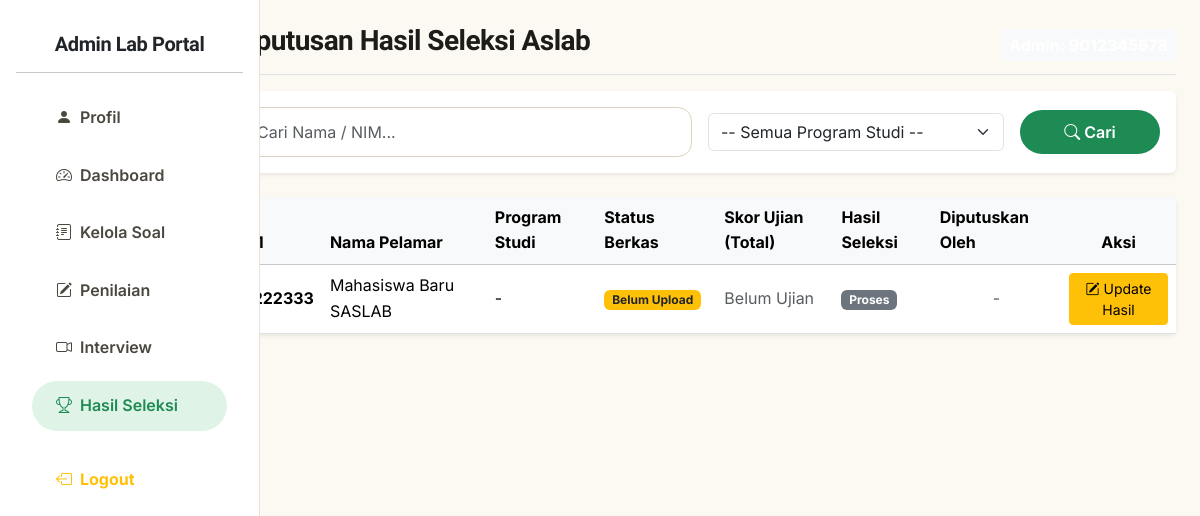
Screenshot of /keputusan_seleksi.php (signed in) with the database file from the repository.
### tables this page shows
CREATE TABLE `mahasiswa` (
  `nim` varchar(15) NOT NULL,
  `id_user` int(11) NOT NULL,
  `nama_mahasiswa` varchar(100) NOT NULL,
  `semester` int(11) NOT NULL,
  `ipk` decimal(3,2) NOT NULL,
  `fakultas` varchar(100) DEFAULT NULL,
  `jurusan` varchar(50) DEFAULT NULL,
  `no_whatsapp` varchar(20) DEFAULT NULL,
  `email` varchar(100) DEFAULT NULL,
  `foto_profil` varchar(255) DEFAULT NULL,
  PRIMARY KEY (`nim`),
  KEY `id_user` (`id_user`),
  CONSTRAINT `mahasiswa_ibfk_1` FOREIGN KEY (`id_user`) REFERENCES `akun` (`id_user`) ON DELETE CASCADE ON UPDATE CASCADE
);

### keputusan_seleksi.php (the view, shortened to what this page needs)
<?php
require_once __DIR__ . '/koneksiweb.php';
$username_admin  = $_SESSION['Admin Lab']['username'];
$search_query = "";
$where_clause = "";
$query_tampil = "SELECT
                    m.nim, m.nama_mahasiswa, m.jurusan,
                    p.status_validasi,
                    s.skor_ujian, s.tanggal_ujian,
                    h.status_kelulusan, h.keterangan,
                    al.nama_admin as nama_admin_keputusan
                 FROM mahasiswa m
                 LEFT JOIN pemberkasan p ON m.nim = p.nim
                 LEFT JOIN sesi_ujian s ON m.nim = s.nim
                 LEFT JOIN hasil_akhir h ON m.nim = h.nim
                 LEFT JOIN admin_lab al ON h.id_admin_lab = al.id_admin_lab
                 $where_clause
                 ORDER BY m.nim ASC";
$hasil_tampil = mysqli_query($koneksi, $query_tampil);
?>
<!DOCTYPE html>
<html lang="id">
<head>
    <link href="assets/css/bootstrap.min.css" rel="stylesheet">
    <link rel="stylesheet" href="https://cdn.jsdelivr.net/npm/bootstrap-icons@1.11.2/font/bootstrap-icons.min.css">
    <link rel="stylesheet" href="assets/css/saslab-design.css">
</head>
<body>
<div class="container-fluid">
    <div class="row">
<nav id="sidebarMenu" class="col-md-3 col-lg-2 d-md-block sidebar collapse p-3">
    <div class="text-center my-3">
        <h5 class="fw-bold text-dark">Admin Lab Portal</h5>
        <hr>
    </div>
    <ul class="nav flex-column">
        <?php $current_page = basename($_SERVER['PHP_SELF']); ?>
        <li class="nav-item">
            <a class="nav-link" href="dashboard_admin_lab.php?tab=profil"><i class="bi bi-person-fill me-2"></i>Profil</a>
        </li>
        <li class="nav-item">
            <a class="nav-link <?= ($current_page == 'dashboard_admin_lab.php') ? 'active' : '' ?>" href="dashboard_admin_lab.php"><i class="bi bi-speedometer2 me-2"></i>Dashboard</a>
        </li>
        <li class="nav-item">
            <a class="nav-link <?= ($current_page == 'kelola_soal.php') ? 'active' : '' ?>" href="kelola_soal.php"><i class="bi bi-journal-text me-2"></i>Kelola Soal</a>
        </li>
        <li class="nav-item">
            <a class="nav-link <?= ($current_page == 'penilaian_ujian.php' || $current_page == 'penilaian_interview.php') ? 'active' : '' ?>" href="penilaian_ujian.php"><i class="bi bi-pencil-square me-2"></i>Penilaian</a>
        </li>
        <li class="nav-item">
            <a class="nav-link <?= ($current_page == 'jadwal_interview.php') ? 'active' : '' ?>" href="jadwal_interview.php"><i class="bi bi-camera-video me-2"></i>Interview</a>
        </li>
        <li class="nav-item">
            <a class="nav-link <?= ($current_page == 'keputusan_seleksi.php') ? 'active' : '' ?>" href="keputusan_seleksi.php"><i class="bi bi-trophy me-2"></i>Hasil Seleksi</a>
        </li>
        <li class="nav-item mt-3">
            <a class="nav-link text-warning fw-bold" href="logout.php?role=Admin%20Lab" onclick="return confirm('Apakah Anda yakin ingin keluar?')">
                <i class="bi bi-box-arrow-left me-2"></i>Logout
            </a>
        </li>
    </ul>
</nav>
        <main class="col-md-9 ms-sm-auto col-lg-10 px-md-4">
            <div class="d-flex justify-content-between align-items-center pt-4 pb-2 mb-3 border-bottom">
                <h2 class="h3 fw-bold text-slate-800">Keputusan Hasil Seleksi Aslab</h2>
                <span class="badge bg-light p-2 fs-6">Admin: <?= htmlspecialchars($username_admin); ?></span>
            </div>
            <div class="card border-0 shadow-sm mb-4">
                <div class="card-body">
                    <form method="GET" action="" class="row g-3 align-items-center">
                        <div class="col-md-6">
                            <input type="text" name="search" class="form-control sas-input" placeholder="Cari Nama / NIM..." value="<?= htmlspecialchars($search_query) ?>">
                        </div>
                        <div class="col-md-4">
                            <select name="filter_jurusan" class="form-select">
                                <option value="">-- Semua Program Studi --</option>
                            </select>
                        </div>
                        <div class="col-md-2">
                            <button type="submit" class="btn btn-sas btn-sas-lab w-100"><i class="bi bi-search"></i> Cari</button>
                        </div>
                    </form>
                </div>
            </div>
            <div class="card border-0 shadow-sm mb-5">
                <div class="card-body p-0">
                    <div class="table-responsive">
                        <table class="table table-hover align-middle mb-0">
                            <thead class="table-light">
                                <tr>
                                    <th>NIM</th>
                                    <th>Nama Pelamar</th>
                                    <th>Program Studi</th>
                                    <th>Status Berkas</th>
                                    <th>Skor Ujian (Total)</th>
                                    <th>Hasil Seleksi</th>
                                    <th>Diputuskan Oleh</th>
                                    <th class="text-center">Aksi</th>
                                </tr>
                            </thead>
                            <tbody>
                                <?php if (mysqli_num_rows($hasil_tampil) > 0): ?>
                                    <?php while($row = mysqli_fetch_assoc($hasil_tampil)): ?>
                                        <tr>
                                            <td class="fw-bold"><?= htmlspecialchars($row['nim']); ?></td>
                                            <td><?= htmlspecialchars($row['nama_mahasiswa']); ?></td>
                                            <td><?= htmlspecialchars($row['jurusan'] ?? '-'); ?></td>
                                            <td>
                                                <?php
                                                    $val = $row['status_validasi'] ?? 'Belum Upload';
                                                    if ($val === 'Valid') $b_class = 'bg-success';
                                                    elseif ($val === 'Tidak Valid') $b_class = 'bg-danger';
                                                    else $b_class = 'bg-warning text-dark';
                                                ?>
                                                <span class="badge <?= $b_class; ?>"><?= htmlspecialchars($val); ?></span>
                                            </td>
                                            <td>
                                                <?php if ($row['skor_ujian'] !== null): ?>
                                                    <span class="badge bg-primary fs-6"><?= htmlspecialchars($row['skor_ujian']); ?></span>
                                                <?php else: ?>
                                                    <span class="text-muted">Belum Ujian</span>
                                                <?php endif; ?>
                                            </td>
                                            <td>
                                                <?php
                                                    $hasil = $row['status_kelulusan'] ?? 'Proses';
                                                    if ($hasil === 'Lulus') $h_class = 'bg-success';
                                                    elseif ($hasil === 'Tidak Lulus') $h_class = 'bg-danger';
                                                    else $h_class = 'bg-secondary';
                                                ?>
                                                <span class="badge <?= $h_class; ?>"><?= htmlspecialchars($hasil); ?></span>
                                            </td>
                                            <td class="text-center">
                                                <?php if (!empty($row['nama_admin_keputusan'])): ?>
                                                    <span class="text-muted small"><?= htmlspecialchars($row['nama_admin_keputusan']); ?></span>
                                                <?php else: ?>
                                                    <span class="text-muted">-</span>
                                                <?php endif; ?>
                                            </td>
                                            <td class="text-center">
                                                <button class="btn btn-warning btn-sm" data-bs-toggle="modal" data-bs-target="#modalKeputusan<?= $row['nim']; ?>">
                                                    <i class="bi bi-pencil-square"></i> Update Hasil
                                                </button>
                                            </td>
                                        </tr>
                                    <?php endwhile; ?>
                                <?php else: ?>
                                    <tr>
                                        <td colspan="8" class="text-center text-muted py-4">Belum ada data mahasiswa.</td>
                                    </tr>
                                <?php endif; ?>
                            </tbody>
                        </table>
                    </div>
                </div>
            </div>
        </main>
    </div>
</div>
</body>
</html>

### assets/css/saslab-design.css (style rules this page uses)
:root { --background: #fcf9f2; --surface: #FFFFFF; --surface-alt: #F3EFE5; --on-background: #1c1c18; --on-surface: #1c1c18; --on-surface-variant: #4a463f; --ink-soft: #4A473F; --muted: #8A8577; --border: #EAE4D6; --border-strong: #DCD3BE; --danger-bg: #FBE1E6; --danger-ink: #C13E5A; --info-bg: #DEEFFB; --info-ink: #1C6FB0; --mahasiswa-ink: #5B4FCF; --mahasiswa-bg: #EDE7FF; --admin-lab-ink: #1E8A54; --admin-lab-bg: #DFF4E7; --admin-prodi-ink: #9A6B10; --admin-prodi-bg: #FEECC8; --font-heading: 'Geist', sans-serif; --font-body: 'Inter', sans-serif; --shadow-1: 0 1px 2px rgba(22, 20, 15, 0.05); --shadow-2: 0 10px 30px rgba(22, 20, 15, 0.08); }
body { background-color: var(--background); color: var(--on-background); font-family: var(--font-body); font-size: 16px; line-height: 1.6; }
h1, h2, h3, h4, h5, h6 { font-family: var(--font-heading); letter-spacing: -0.02em; color: var(--on-surface); }
.btn-sas { border-radius: 999px; padding: 10px 24px; font-weight: 600; font-family: var(--font-body); border: none; transition: transform 0.2s ease, box-shadow 0.2s ease; }
.btn-sas-lab { background-color: var(--admin-lab-ink); color: #FFFFFF; }
.sas-input { background-color: var(--surface); border: 1.5px solid var(--border-strong); border-radius: 14px; padding: 12px 16px; color: var(--on-surface); font-family: var(--font-body); transition: all 0.2s ease; }

### keputusan_seleksi.php (style rules this page uses)
body { background-color: var(--background); }
.sidebar { background-color: var(--surface); border-right: 1px solid var(--border); height: 100vh; width: 260px; position: fixed; top: 0; left: 0; z-index: 1000; transition: 0.3s; overflow-y: auto; }
.nav-link-custom, .sidebar .nav-link { color: var(--ink-soft); font-weight: 600; padding: 12px 24px; text-decoration: none; display: block; transition: all 0.2s; margin: 4px 16px; border-radius: 999px; }
.sidebar .nav-link-custom.active, .sidebar .nav-link.active { background-color: var(--admin-lab-bg); color: var(--admin-lab-ink) !important; }
.main-content, main { margin-left: 260px; transition: 0.3s; min-height: 100vh; background-color: var(--background); }

### rows the page displays
mahasiswa: nim "111222333", nama_mahasiswa "Mahasiswa Baru SASLAB", jurusan "-", val "Belum Upload", hasil "Proses"
